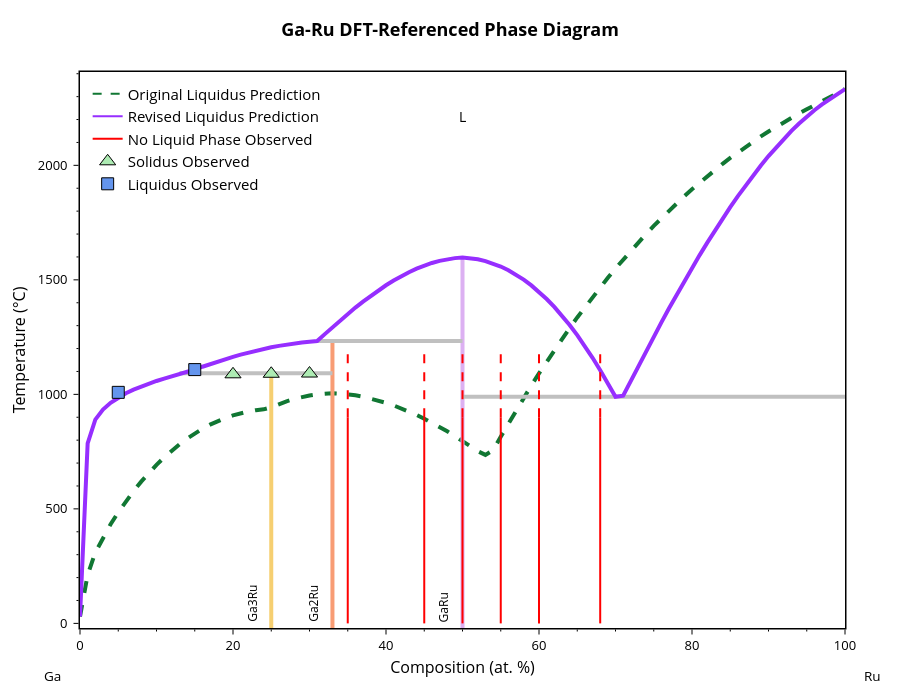
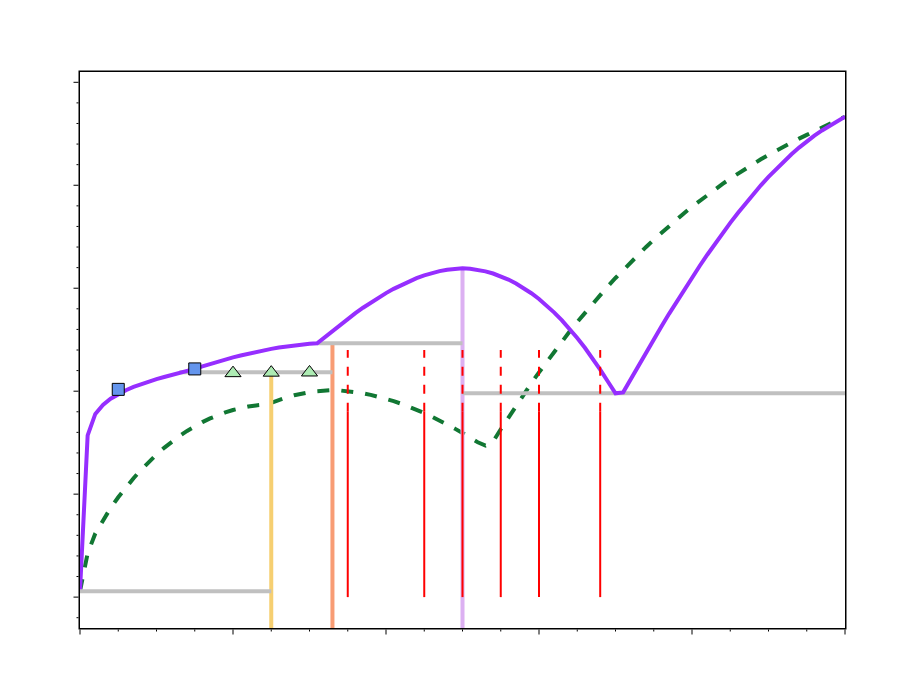

Notebook code for these charts, in order:
### Markdown cell above
Now, let's compare the updated phase diagram to our inital guess from the machine-learned parameters

### Code cell
# no_liquid_comps.remove(50)
bl.update_params(adj_params) # update the parameters and generate the DFT-referenced phase diagram
bl.digitized_liq = predicted_liquidus_line # set the original predicted line as the liquidus reference for plotting
fig = blp.get_plot('pred+liq') # generate the plot as a figure object so it can be modified
add_experimental_traces(fig, inc_no_liquid=True) # add the experimental data to the plot

# Manually edit trace colors and names and update layout. This may need to be altered if the trace order changes
fig.data[0].line.color = '#117733' # reference liquidus - plotted line 
fig.data[7].line.color = '#962EFF' # adjusted liquidus - plotted line
fig.data[8].line.color = '#117733' # reference liquidus - legend
fig.data[8].name = 'Original Liquidus Prediction'
fig.data[9].line.color = '#962EFF' # adjusted liquidus - legend
fig.data[9].name = 'Revised Liquidus Prediction'
fig.update_layout(width=900, height=700)
fig.show()

# Create another version without labels for manual labeling in powerpoint
fig_dict = fig.to_dict()
fig_dict['layout'].pop('title', None)
fig_dict['layout']['xaxis'].pop('title', None)
fig_dict['layout']['yaxis'].pop('title', None)
fig_dict['layout'].pop('annotations', None)
fig_no_labels = go.Figure(fig_dict)
fig_no_labels.layout.showlegend = False
fig_no_labels.layout.xaxis.showticklabels = False
fig_no_labels.layout.yaxis.showticklabels = False
fig_no_labels.update_layout(yaxis_range=[-150, 2550])
fig_no_labels.add_trace(go.Scatter(
    x=[bl.phases[0]['comp']*100, bl.phases[1]['comp']*100],
    y=[bl.component_data[bl.components[0]][1]-275, bl.component_data[bl.components[0]][1]-275],
    mode='lines',
    line=dict(color='silver', width=4),
    showlegend=False))
fig_no_labels.show()

# Save the figure without labels
figures_dir = cfg.project_root / "figures"
if os.path.isdir(figures_dir):
    fig_no_labels.write_image(figures_dir / "Ga-Ru_phase_diagram_cleaned.svg")
    print(f"Figure saved to {figures_dir}")

### Figure 1 — Plotly figure (JSON) as saved in the notebook; plotly's stock layout.template omitted (floating-point values rounded to 4 significant figures)
{"data": [{"line": {"color": "#117733", "dash": "dash", "width": 4}, "mode": "lines", "showlegend": false, "type": "scatter", "x": [0, 1, 2, 3, 4, 5, 6, 7.0, 8, 9, 10, 11, 12, 13, 14.0, 15, 16, 17, 18, 19, 20, 21, 22, 23, 24, 25, 26, 27, 28.0, 29.0, 30, 31, 32, 33, 34, 35, 36, 37, 38, 39, 40, 41, 42, 43, 44, 45, 46, 47, 48, 49, 50, 51, 52, 53, 54, 55.0, 56.0, 57.0, 58.0, 59, 60, 61, 62, 63, 64, 65, 66, 67, 68, 69, 70, 71, 72, 73, 74, 75, 76, 77, 78, 79, 80, 81, 82, 83, 84, 85, 86, 87, 88, 89, 90, 91, 92, 93, 94, 95, 96, 97, 98, 99, 100], "y": [29.75, 212.1, 309.1, 375.2, 432.8, 485.0, 533.1, 577.6, 618.8, 656.9, 692.3, 724.8, 754.8, 782.2, 807.1, 829.6, 849.8, 867.7, 883.5, 897.0, 908.5, 918.0, 925.4, 931.0, 934.6, 943.7, 957.7, 969.8, 980.1, 988.5, 995.2, 1000.0, 1003.0, 1005.0, 1003.0, 1000.0, 995.8, 989.7, 982.2, 973.4, 963.2, 951.7, 939.0, 925.0, 909.9, 893.7, 876.3, 857.9, 838.5, 818.1, 796.8, 774.6, 751.6, 735.6, 755.7, 815.1, 873.1, 929.8, 985.1, 1039.0, 1092.0, 1143.0, 1193.0, 1242.0, 1289.0, 1336.0, 1381.0, 1425.0, 1468.0, 1509.0, 1550.0, 1589.0, 1627.0, 1664.0, 1701.0, 1736.0, 1770.0, 1803.0, 1835.0, 1866.0, 1896.0, 1925.0, 1953.0, 1980.0, 2007.0, 2032.0, 2057.0, 2081.0, 2104.0, 2126.0, 2148.0, 2169.0, 2189.0, 2208.0, 2227.0, 2245.0, 2262.0, 2279.0, 2296.0, 2312.0, 2333.0]}, {"hovertemplate": "label=Ga3Ru<br>x=%{x}<br>t=%{y}<extra></extra>", "legendgroup": "Ga3Ru", "line": {"color": "rgb(246, 207, 113)", "dash": "solid", "width": 4}, "marker": {"symbol": "circle"}, "mode": "lines", "name": "Ga3Ru", "orientation": "v", "showlegend": false, "type": "scatter", "x": [25, 25, 25, 25, 25, 25, 25, 25, 25, 25, 25, 25, 25, 25, 25, 25], "xaxis": "x", "y": [29.75, 785.9, 1093.0, 1087.0, 933.3, 889.6, 1021.0, 1005.0, 963.1, 986.0, 1035.0, 1047.0, 1058.0, 1078.0, 1069.0, -273.1], "yaxis": "y"}, {"hovertemplate": "label=Ga2Ru<br>x=%{x}<br>t=%{y}<extra></extra>", "legendgroup": "Ga2Ru", "line": {"color": "rgb(248, 156, 116)", "dash": "solid", "width": 4}, "marker": {"symbol": "circle"}, "mode": "lines", "name": "Ga2Ru", "orientation": "v", "showlegend": false, "type": "scatter", "x": [33, 33, 33, 33, 33, 33, 33, 33, 33, 33, 33, 33, 33, 33, 33, 33, 33, 33, 33, 33, 33], "xaxis": "x", "y": [1093.0, 1096.0, 1230.0, 1217.0, 1132.0, 1233.0, 1233.0, 1227.0, 1222.0, 1198.0, 1173.0, 1143.0, 1108.0, 1121.0, 1212.0, 1205.0, 1191.0, 1182.0, 1164.0, 1154.0, -273.1], "yaxis": "y"}, {"hovertemplate": "label=GaRu<br>x=%{x}<br>t=%{y}<extra></extra>", "legendgroup": "GaRu", "line": {"color": "rgb(220, 176, 242)", "dash": "solid", "width": 4}, "marker": {"symbol": "circle"}, "mode": "lines", "name": "GaRu", "orientation": "v", "showlegend": false, "type": "scatter", "x": [50, 50, 50, 50, 50, 50, 50, 50, 50, 50, 50, 50, 50, 50, 50, 50, 50, 50, 50, 50, 50, 50, 50, 50, 50, 50, 50, 50, 50, 50, 50, 50, 50, 50, 50, 50, 50, 50, 50, 50, 50, 50], "xaxis": "x", "y": [989.6, 1405.0, 1476.0, 1497.0, 1533.0, 1516.0, 1454.0, 1430.0, 1416.0, 1382.0, 1303.0, 1344.0, 1047.0, 1105.0, 1259.0, 1448.0, 1476.0, 1523.0, 1501.0, 1582.0, 1571.0, 1542.0, 1558.0, 1597.0, 1549.0, 1562.0, 1263.0, 1233.0, 1160.0, 1211.0, 1590.0, 1595.0, 1595.0, 1597.0, 1574.0, 1293.0, 1323.0, 1379.0, 1351.0, 1590.0, 1583.0, -273.1], "yaxis": "y"}, {"hovertemplate": "x=%{x}<br>y=%{y}<extra></extra>", "legendgroup": "", "line": {"color": "Silver", "dash": "solid", "width": 4}, "marker": {"symbol": "circle"}, "mode": "lines", "name": "", "orientation": "v", "showlegend": false, "type": "scatter", "x": [50, 70, 100], "xaxis": "x", "y": [989.6, 989.6, 989.6], "yaxis": "y"}, {"hovertemplate": "x=%{x}<br>y=%{y}<extra></extra>", "legendgroup": "", "line": {"color": "Silver", "dash": "solid", "width": 4}, "marker": {"symbol": "circle"}, "mode": "lines", "name": "", "orientation": "v", "showlegend": false, "type": "scatter", "x": [13, 25, 33], "xaxis": "x", "y": [1093.0, 1093.0, 1093.0], "yaxis": "y"}, {"hovertemplate": "x=%{x}<br>y=%{y}<extra></extra>", "legendgroup": "", "line": {"color": "Silver", "dash": "solid", "width": 4}, "marker": {"symbol": "circle"}, "mode": "lines", "name": "", "orientation": "v", "showlegend": false, "type": "scatter", "x": [31, 33, 50], "xaxis": "x", "y": [1233.0, 1233.0, 1233.0], "yaxis": "y"}, {"hovertemplate": "label=L<br>x=%{x}<br>t=%{y}<extra></extra>", "legendgroup": "L", "line": {"color": "#962EFF", "dash": "solid", "width": 4}, "marker": {"symbol": "circle"}, "mode": "lines", "name": "L", "orientation": "v", "showlegend": false, "type": "scatter", "x": [0, 1, 2, 3, 4, 5, 6, 7.0, 8, 9, 10, 11, 12, 13, 14.0, 15, 16, 17, 18, 19, 20, 21, 22, 23, 24, 25, 26, 27, 28.0, 29.0, 30, 31, 32, 33, 34, 35, 36, 37, 38, 39, 40, 41, 42, 43, 44, 45, 46, 47, 48, 49, 50, 51, 52, 53, 54, 55.0, 56.0, 57.0, 58.0, 59, 60, 61, 62, 63, 64, 65, 66, 67, 68, 69, 70, 71, 72, 73, 74, 75, 76, 77, 78, 79, 80, 81, 82, 83, 84, 85, 86, 87, 88, 89, 90, 91, 92, 93, 94, 95, 96, 97, 98, 99, 100], "xaxis": "x", "y": [29.75, 785.9, 889.6, 933.3, 963.1, 986.0, 1005.0, 1021.0, 1035.0, 1047.0, 1058.0, 1069.0, 1078.0, 1087.0, 1096.0, 1108.0, 1121.0, 1132.0, 1143.0, 1154.0, 1164.0, 1173.0, 1182.0, 1191.0, 1198.0, 1205.0, 1212.0, 1217.0, 1222.0, 1227.0, 1230.0, 1233.0, 1263.0, 1293.0, 1323.0, 1351.0, 1379.0, 1405.0, 1430.0, 1454.0, 1476.0, 1497.0, 1516.0, 1533.0, 1549.0, 1562.0, 1574.0, 1583.0, 1590.0, 1595.0, 1597.0, 1595.0, 1590.0, 1582.0, 1571.0, 1558.0, 1542.0, 1523.0, 1501.0, 1476.0, 1448.0, 1416.0, 1382.0, 1344.0, 1303.0, 1259.0, 1211.0, 1160.0, 1105.0, 1047.0, 989.6, 994.3, 1060.0, 1125.0, 1189.0, 1252.0, 1315.0, 1376.0, 1436.0, 1494.0, 1552.0, 1608.0, 1663.0, 1716.0, 1767.0, 1817.0, 1866.0, 1912.0, 1957.0, 2000.0, 2040.0, 2079.0, 2116.0, 2151.0, 2183.0, 2213.0, 2241.0, 2266.0, 2289.0, 2310.0, 2333.0], "yaxis": "y"}, {"line": {"color": "#117733", "dash": "dash"}, "mode": "lines", "name": "Original Liquidus Prediction", "showlegend": true, "type": "scatter", "x": [null], "y": [null]}, {"line": {"color": "#962EFF"}, "marker": {"color": "#117733"}, "mode": "lines", "name": "Revised Liquidus Prediction", "showlegend": true, "type": "scatter", "x": [null], "y": [null]}, {"line": {"color": "red", "width": 2}, "mode": "lines", "name": "No Liquid Phase Observed", "showlegend": true, "type": "scatter", "x": [35, 35], "y": [0, 900]}, {"line": {"color": "red", "dash": "dash", "width": 2}, "mode": "lines", "showlegend": false, "type": "scatter", "x": [35, 35], "y": [900, 1200]}, {"line": {"color": "red", "width": 2}, "mode": "lines", "showlegend": false, "type": "scatter", "x": [45, 45], "y": [0, 900]}, {"line": {"color": "red", "dash": "dash", "width": 2}, "mode": "lines", "showlegend": false, "type": "scatter", "x": [45, 45], "y": [900, 1200]}, {"line": {"color": "red", "width": 2}, "mode": "lines", "showlegend": false, "type": "scatter", "x": [50, 50], "y": [0, 900]}, {"line": {"color": "red", "dash": "dash", "width": 2}, "mode": "lines", "showlegend": false, "type": "scatter", "x": [50, 50], "y": [900, 1200]}, {"line": {"color": "red", "width": 2}, "mode": "lines", "showlegend": false, "type": "scatter", "x": [55, 55], "y": [0, 900]}, {"line": {"color": "red", "dash": "dash", "width": 2}, "mode": "lines", "showlegend": false, "type": "scatter", "x": [55, 55], "y": [900, 1200]}, {"line": {"color": "red", "width": 2}, "mode": "lines", "showlegend": false, "type": "scatter", "x": [60, 60], "y": [0, 900]}, {"line": {"color": "red", "dash": "dash", "width": 2}, "mode": "lines", "showlegend": false, "type": "scatter", "x": [60, 60], "y": [900, 1200]}, {"line": {"color": "red", "width": 2}, "mode": "lines", "showlegend": false, "type": "scatter", "x": [68, 68], "y": [0, 900]}, {"line": {"color": "red", "dash": "dash", "width": 2}, "mode": "lines", "showlegend": false, "type": "scatter", "x": [68, 68], "y": [900, 1200]}, {"marker": {"color": "#ADEBB3", "line": {"color": "black", "width": 1}, "size": 14, "symbol": "triangle-up"}, "mode": "markers", "name": "Solidus Observed", "type": "scatter", "x": [20, 25, 30], "y": [1088.0, 1090.0, 1091.0]}, {"marker": {"color": "cornflowerblue", "line": {"color": "black", "width": 1}, "size": 12, "symbol": "square"}, "mode": "markers", "name": "Liquidus Observed", "type": "scatter", "x": [5, 15], "y": [1009.0, 1108.0]}], "layout": {"annotations": [{"borderpad": 5, "font": {"color": "black", "size": 12}, "showarrow": false, "text": "Ga3Ru", "textangle": -90, "x": 22.5, "y": -20.15, "yanchor": "bottom"}, {"borderpad": 5, "font": {"color": "black", "size": 12}, "showarrow": false, "text": "Ga2Ru", "textangle": -90, "x": 30.5, "y": -20.15, "yanchor": "bottom"}, {"borderpad": 5, "font": {"color": "black", "size": 12}, "showarrow": false, "text": "GaRu", "textangle": -90, "x": 47.5, "y": -20.15, "yanchor": "bottom"}, {"font": {"color": "black", "size": 14}, "showarrow": false, "text": "L", "x": 50, "y": 2213.0}, {"font": {"color": "black", "size": 13.5}, "showarrow": false, "text": "Ga", "x": -0.05, "xanchor": "left", "xref": "paper", "y": -0.086, "yanchor": "middle", "yref": "paper"}, {"font": {"color": "black", "size": 13.5}, "showarrow": false, "text": "Ru", "x": 1.05, "xanchor": "right", "xref": "paper", "y": -0.086, "yanchor": "middle", "yref": "paper"}], "font": {"color": "black", "size": 13}, "height": 700, "legend": {"font": {"size": 15}, "x": 0.01, "xanchor": "left", "y": 0.99, "yanchor": "top"}, "margin": {"b": 72, "r": 55, "t": 72}, "plot_bgcolor": "white", "showlegend": true, "title": {"font": {"color": "black", "size": 18}, "text": "<b>Ga-Ru DFT-Referenced Phase Diagram</b>", "x": 0.5, "xanchor": "center", "yanchor": "bottom"}, "width": 900, "xaxis": {"linecolor": "black", "linewidth": 1.5, "minor": {"nticks": 5, "tickcolor": "black", "ticklen": 2, "ticks": "outside", "tickwidth": 1}, "mirror": true, "range": [0, 100], "showline": true, "tickcolor": "black", "tickformat": ".0f", "ticklen": 5, "ticks": "outside", "tickwidth": 1, "title": {"font": {"size": 16}, "standoff": 8, "text": "Composition (at. %)"}}, "yaxis": {"linecolor": "black", "linewidth": 1.5, "minor": {"nticks": 5, "tickcolor": "black", "ticklen": 2, "ticks": "outside", "tickwidth": 1}, "mirror": true, "range": [-20.15, 2408.0], "showline": true, "tickcolor": "black", "ticklen": 5, "ticks": "outside", "ticksuffix": " ", "tickwidth": 1, "title": {"font": {"size": 16}, "standoff": 8, "text": "Temperature (°C)"}}}}

### Figure 2 — Plotly figure (JSON) as saved in the notebook; plotly's stock layout.template omitted (floating-point values rounded to 4 significant figures)
{"data": [{"line": {"color": "#117733", "dash": "dash", "width": 4}, "mode": "lines", "showlegend": false, "type": "scatter", "x": [0, 1, 2, 3, 4, 5, 6, 7.0, 8, 9, 10, 11, 12, 13, 14.0, 15, 16, 17, 18, 19, 20, 21, 22, 23, 24, 25, 26, 27, 28.0, 29.0, 30, 31, 32, 33, 34, 35, 36, 37, 38, 39, 40, 41, 42, 43, 44, 45, 46, 47, 48, 49, 50, 51, 52, 53, 54, 55.0, 56.0, 57.0, 58.0, 59, 60, 61, 62, 63, 64, 65, 66, 67, 68, 69, 70, 71, 72, 73, 74, 75, 76, 77, 78, 79, 80, 81, 82, 83, 84, 85, 86, 87, 88, 89, 90, 91, 92, 93, 94, 95, 96, 97, 98, 99, 100], "y": [29.75, 212.1, 309.1, 375.2, 432.8, 485.0, 533.1, 577.6, 618.8, 656.9, 692.3, 724.8, 754.8, 782.2, 807.1, 829.6, 849.8, 867.7, 883.5, 897.0, 908.5, 918.0, 925.4, 931.0, 934.6, 943.7, 957.7, 969.8, 980.1, 988.5, 995.2, 1000.0, 1003.0, 1005.0, 1003.0, 1000.0, 995.8, 989.7, 982.2, 973.4, 963.2, 951.7, 939.0, 925.0, 909.9, 893.7, 876.3, 857.9, 838.5, 818.1, 796.8, 774.6, 751.6, 735.6, 755.7, 815.1, 873.1, 929.8, 985.1, 1039.0, 1092.0, 1143.0, 1193.0, 1242.0, 1289.0, 1336.0, 1381.0, 1425.0, 1468.0, 1509.0, 1550.0, 1589.0, 1627.0, 1664.0, 1701.0, 1736.0, 1770.0, 1803.0, 1835.0, 1866.0, 1896.0, 1925.0, 1953.0, 1980.0, 2007.0, 2032.0, 2057.0, 2081.0, 2104.0, 2126.0, 2148.0, 2169.0, 2189.0, 2208.0, 2227.0, 2245.0, 2262.0, 2279.0, 2296.0, 2312.0, 2333.0]}, {"hovertemplate": "label=Ga3Ru<br>x=%{x}<br>t=%{y}<extra></extra>", "legendgroup": "Ga3Ru", "line": {"color": "rgb(246, 207, 113)", "dash": "solid", "width": 4}, "marker": {"symbol": "circle"}, "mode": "lines", "name": "Ga3Ru", "orientation": "v", "showlegend": false, "type": "scatter", "x": [25, 25, 25, 25, 25, 25, 25, 25, 25, 25, 25, 25, 25, 25, 25, 25], "xaxis": "x", "y": [29.75, 785.9, 1093.0, 1087.0, 933.3, 889.6, 1021.0, 1005.0, 963.1, 986.0, 1035.0, 1047.0, 1058.0, 1078.0, 1069.0, -273.1], "yaxis": "y"}, {"hovertemplate": "label=Ga2Ru<br>x=%{x}<br>t=%{y}<extra></extra>", "legendgroup": "Ga2Ru", "line": {"color": "rgb(248, 156, 116)", "dash": "solid", "width": 4}, "marker": {"symbol": "circle"}, "mode": "lines", "name": "Ga2Ru", "orientation": "v", "showlegend": false, "type": "scatter", "x": [33, 33, 33, 33, 33, 33, 33, 33, 33, 33, 33, 33, 33, 33, 33, 33, 33, 33, 33, 33, 33], "xaxis": "x", "y": [1093.0, 1096.0, 1230.0, 1217.0, 1132.0, 1233.0, 1233.0, 1227.0, 1222.0, 1198.0, 1173.0, 1143.0, 1108.0, 1121.0, 1212.0, 1205.0, 1191.0, 1182.0, 1164.0, 1154.0, -273.1], "yaxis": "y"}, {"hovertemplate": "label=GaRu<br>x=%{x}<br>t=%{y}<extra></extra>", "legendgroup": "GaRu", "line": {"color": "rgb(220, 176, 242)", "dash": "solid", "width": 4}, "marker": {"symbol": "circle"}, "mode": "lines", "name": "GaRu", "orientation": "v", "showlegend": false, "type": "scatter", "x": [50, 50, 50, 50, 50, 50, 50, 50, 50, 50, 50, 50, 50, 50, 50, 50, 50, 50, 50, 50, 50, 50, 50, 50, 50, 50, 50, 50, 50, 50, 50, 50, 50, 50, 50, 50, 50, 50, 50, 50, 50, 50], "xaxis": "x", "y": [989.6, 1405.0, 1476.0, 1497.0, 1533.0, 1516.0, 1454.0, 1430.0, 1416.0, 1382.0, 1303.0, 1344.0, 1047.0, 1105.0, 1259.0, 1448.0, 1476.0, 1523.0, 1501.0, 1582.0, 1571.0, 1542.0, 1558.0, 1597.0, 1549.0, 1562.0, 1263.0, 1233.0, 1160.0, 1211.0, 1590.0, 1595.0, 1595.0, 1597.0, 1574.0, 1293.0, 1323.0, 1379.0, 1351.0, 1590.0, 1583.0, -273.1], "yaxis": "y"}, {"hovertemplate": "x=%{x}<br>y=%{y}<extra></extra>", "legendgroup": "", "line": {"color": "Silver", "dash": "solid", "width": 4}, "marker": {"symbol": "circle"}, "mode": "lines", "name": "", "orientation": "v", "showlegend": false, "type": "scatter", "x": [50, 70, 100], "xaxis": "x", "y": [989.6, 989.6, 989.6], "yaxis": "y"}, {"hovertemplate": "x=%{x}<br>y=%{y}<extra></extra>", "legendgroup": "", "line": {"color": "Silver", "dash": "solid", "width": 4}, "marker": {"symbol": "circle"}, "mode": "lines", "name": "", "orientation": "v", "showlegend": false, "type": "scatter", "x": [13, 25, 33], "xaxis": "x", "y": [1093.0, 1093.0, 1093.0], "yaxis": "y"}, {"hovertemplate": "x=%{x}<br>y=%{y}<extra></extra>", "legendgroup": "", "line": {"color": "Silver", "dash": "solid", "width": 4}, "marker": {"symbol": "circle"}, "mode": "lines", "name": "", "orientation": "v", "showlegend": false, "type": "scatter", "x": [31, 33, 50], "xaxis": "x", "y": [1233.0, 1233.0, 1233.0], "yaxis": "y"}, {"hovertemplate": "label=L<br>x=%{x}<br>t=%{y}<extra></extra>", "legendgroup": "L", "line": {"color": "#962EFF", "dash": "solid", "width": 4}, "marker": {"symbol": "circle"}, "mode": "lines", "name": "L", "orientation": "v", "showlegend": false, "type": "scatter", "x": [0, 1, 2, 3, 4, 5, 6, 7.0, 8, 9, 10, 11, 12, 13, 14.0, 15, 16, 17, 18, 19, 20, 21, 22, 23, 24, 25, 26, 27, 28.0, 29.0, 30, 31, 32, 33, 34, 35, 36, 37, 38, 39, 40, 41, 42, 43, 44, 45, 46, 47, 48, 49, 50, 51, 52, 53, 54, 55.0, 56.0, 57.0, 58.0, 59, 60, 61, 62, 63, 64, 65, 66, 67, 68, 69, 70, 71, 72, 73, 74, 75, 76, 77, 78, 79, 80, 81, 82, 83, 84, 85, 86, 87, 88, 89, 90, 91, 92, 93, 94, 95, 96, 97, 98, 99, 100], "xaxis": "x", "y": [29.75, 785.9, 889.6, 933.3, 963.1, 986.0, 1005.0, 1021.0, 1035.0, 1047.0, 1058.0, 1069.0, 1078.0, 1087.0, 1096.0, 1108.0, 1121.0, 1132.0, 1143.0, 1154.0, 1164.0, 1173.0, 1182.0, 1191.0, 1198.0, 1205.0, 1212.0, 1217.0, 1222.0, 1227.0, 1230.0, 1233.0, 1263.0, 1293.0, 1323.0, 1351.0, 1379.0, 1405.0, 1430.0, 1454.0, 1476.0, 1497.0, 1516.0, 1533.0, 1549.0, 1562.0, 1574.0, 1583.0, 1590.0, 1595.0, 1597.0, 1595.0, 1590.0, 1582.0, 1571.0, 1558.0, 1542.0, 1523.0, 1501.0, 1476.0, 1448.0, 1416.0, 1382.0, 1344.0, 1303.0, 1259.0, 1211.0, 1160.0, 1105.0, 1047.0, 989.6, 994.3, 1060.0, 1125.0, 1189.0, 1252.0, 1315.0, 1376.0, 1436.0, 1494.0, 1552.0, 1608.0, 1663.0, 1716.0, 1767.0, 1817.0, 1866.0, 1912.0, 1957.0, 2000.0, 2040.0, 2079.0, 2116.0, 2151.0, 2183.0, 2213.0, 2241.0, 2266.0, 2289.0, 2310.0, 2333.0], "yaxis": "y"}, {"line": {"color": "#117733", "dash": "dash"}, "mode": "lines", "name": "Original Liquidus Prediction", "showlegend": true, "type": "scatter", "x": [null], "y": [null]}, {"line": {"color": "#962EFF"}, "marker": {"color": "#117733"}, "mode": "lines", "name": "Revised Liquidus Prediction", "showlegend": true, "type": "scatter", "x": [null], "y": [null]}, {"line": {"color": "red", "width": 2}, "mode": "lines", "name": "No Liquid Phase Observed", "showlegend": true, "type": "scatter", "x": [35, 35], "y": [0, 900]}, {"line": {"color": "red", "dash": "dash", "width": 2}, "mode": "lines", "showlegend": false, "type": "scatter", "x": [35, 35], "y": [900, 1200]}, {"line": {"color": "red", "width": 2}, "mode": "lines", "showlegend": false, "type": "scatter", "x": [45, 45], "y": [0, 900]}, {"line": {"color": "red", "dash": "dash", "width": 2}, "mode": "lines", "showlegend": false, "type": "scatter", "x": [45, 45], "y": [900, 1200]}, {"line": {"color": "red", "width": 2}, "mode": "lines", "showlegend": false, "type": "scatter", "x": [50, 50], "y": [0, 900]}, {"line": {"color": "red", "dash": "dash", "width": 2}, "mode": "lines", "showlegend": false, "type": "scatter", "x": [50, 50], "y": [900, 1200]}, {"line": {"color": "red", "width": 2}, "mode": "lines", "showlegend": false, "type": "scatter", "x": [55, 55], "y": [0, 900]}, {"line": {"color": "red", "dash": "dash", "width": 2}, "mode": "lines", "showlegend": false, "type": "scatter", "x": [55, 55], "y": [900, 1200]}, {"line": {"color": "red", "width": 2}, "mode": "lines", "showlegend": false, "type": "scatter", "x": [60, 60], "y": [0, 900]}, {"line": {"color": "red", "dash": "dash", "width": 2}, "mode": "lines", "showlegend": false, "type": "scatter", "x": [60, 60], "y": [900, 1200]}, {"line": {"color": "red", "width": 2}, "mode": "lines", "showlegend": false, "type": "scatter", "x": [68, 68], "y": [0, 900]}, {"line": {"color": "red", "dash": "dash", "width": 2}, "mode": "lines", "showlegend": false, "type": "scatter", "x": [68, 68], "y": [900, 1200]}, {"marker": {"color": "#ADEBB3", "line": {"color": "black", "width": 1}, "size": 14, "symbol": "triangle-up"}, "mode": "markers", "name": "Solidus Observed", "type": "scatter", "x": [20, 25, 30], "y": [1088.0, 1090.0, 1091.0]}, {"marker": {"color": "cornflowerblue", "line": {"color": "black", "width": 1}, "size": 12, "symbol": "square"}, "mode": "markers", "name": "Liquidus Observed", "type": "scatter", "x": [5, 15], "y": [1009.0, 1108.0]}, {"line": {"color": "silver", "width": 4}, "mode": "lines", "showlegend": false, "type": "scatter", "x": [0, 25], "y": [27.9, 27.9]}], "layout": {"font": {"color": "black", "size": 13}, "height": 700, "legend": {"font": {"size": 15}, "x": 0.01, "xanchor": "left", "y": 0.99, "yanchor": "top"}, "margin": {"b": 72, "r": 55, "t": 72}, "plot_bgcolor": "white", "showlegend": false, "width": 900, "xaxis": {"linecolor": "black", "linewidth": 1.5, "minor": {"nticks": 5, "tickcolor": "black", "ticklen": 2, "ticks": "outside", "tickwidth": 1}, "mirror": true, "range": [0, 100], "showline": true, "showticklabels": false, "tickcolor": "black", "tickformat": ".0f", "ticklen": 5, "ticks": "outside", "tickwidth": 1}, "yaxis": {"linecolor": "black", "linewidth": 1.5, "minor": {"nticks": 5, "tickcolor": "black", "ticklen": 2, "ticks": "outside", "tickwidth": 1}, "mirror": true, "range": [-150, 2550], "showline": true, "showticklabels": false, "tickcolor": "black", "ticklen": 5, "ticks": "outside", "ticksuffix": " ", "tickwidth": 1}}}
